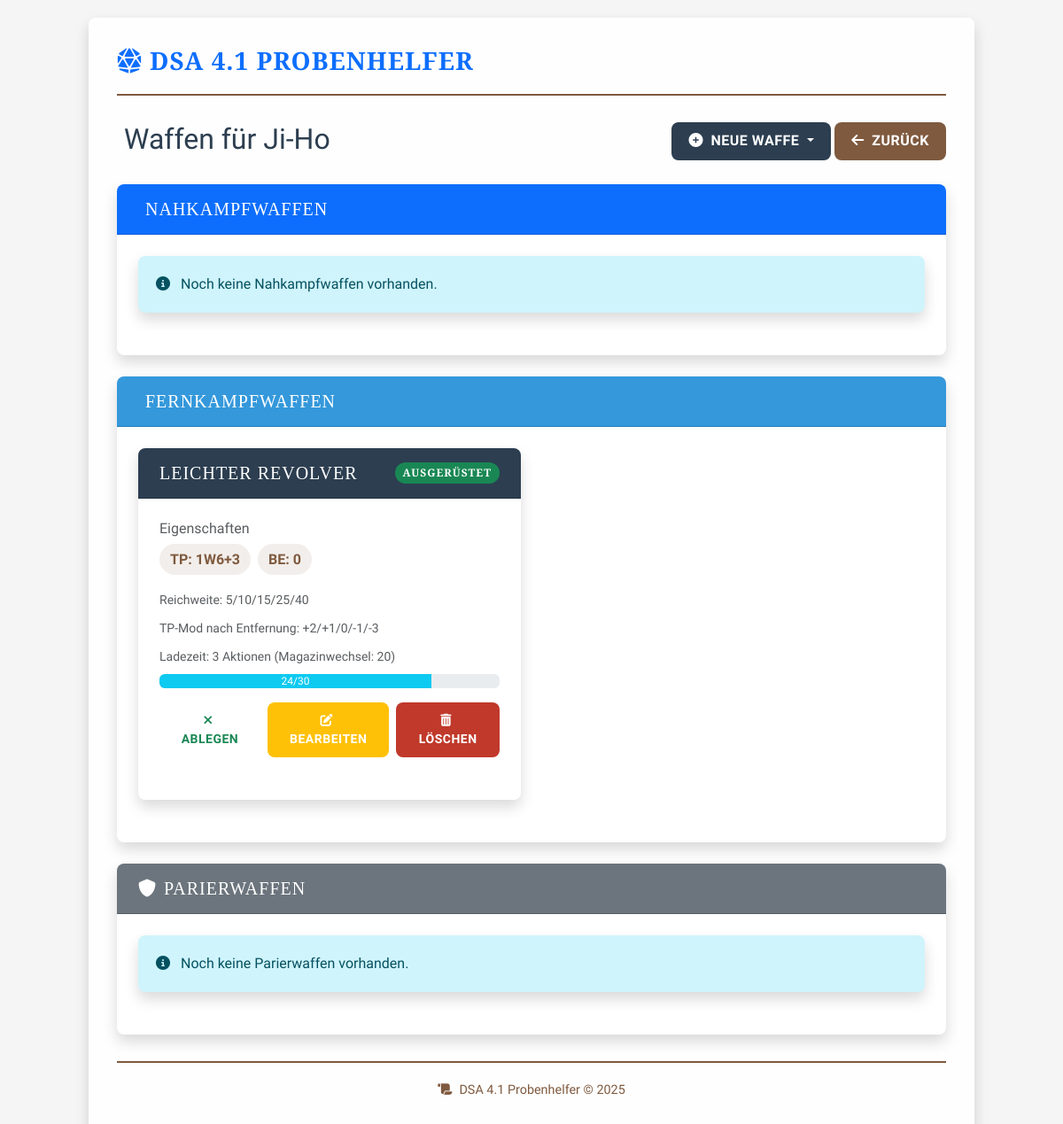
Screenshot of /character/1/weapons with the database file from the repository.
### app.py (models this page shows, shortened)
class Character(db.Model):
    id = db.Column(db.Integer, primary_key=True)
    name = db.Column(db.String(100), nullable=False)
    lp = db.Column(db.Integer, nullable=False)
    ap = db.Column(db.Integer, nullable=False)
    op = db.Column(db.Integer, nullable=False)
    chi = db.Column(db.Integer, nullable=False, default=0)  # Neue Spalte für Chi-Punkte
    rs_wert = db.Column(db.Integer, nullable=False)
    pa_basis = db.Column(db.Integer, nullable=False)
    at_basis = db.Column(db.Integer, nullable=False)
    wundschwelle = db.Column(db.Integer, nullable=False)
    damage = db.Column(db.Integer, nullable=False)
    wunden = db.Column(db.Integer, nullable=False)
    initiative = db.Column(db.Integer, nullable=False)
    mut = db.Column(db.Integer, nullable=False)
    klugheit = db.Column(db.Integer, nullable=False)
    intuition = db.Column(db.Integer, nullable=False)
    charisma = db.Column(db.Integer, nullable=False)
    fingerfertigkeit = db.Column(db.Integer, nullable=False)
    gewandtheit = db.Column(db.Integer, nullable=False)
    konstitution = db.Column(db.Integer, nullable=False)
    koerperkraft = db.Column(db.Integer, nullable=False)
    be = db.Column(db.Integer, default=0)
    talente = db.relationship('Talent', backref='character', lazy=True, cascade="all, delete-orphan")
    melee_weapons = db.relationship('MeleeWeapon', backref='character', lazy=True, cascade="all, delete-orphan")
    ranged_weapons = db.relationship('RangedWeapon', backref='character', lazy=True, cascade="all, delete-orphan")
    parry_weapons = db.relationship('ParryWeapon', backref='character', lazy=True, cascade="all, delete-orphan")

class Weapon(db.Model):
    __abstract__ = True
    id = db.Column(db.Integer, primary_key=True)
    name = db.Column(db.String(100), nullable=False)
    character_id = db.Column(db.Integer, db.ForeignKey('character.id'), nullable=False)
    equipped = db.Column(db.Boolean, default=False)

class RangedWeapon(Weapon):
    __tablename__ = 'ranged_weapon'
    be = db.Column(db.Integer, default=0)  # Behinderung
    tp = db.Column(db.String(20), nullable=False)  # z.B. "1W6+4"
    reichweite = db.Column(db.String(50), nullable=False)  # z.B. "5/10/15/25/40"
    tp_mod_entfernung = db.Column(db.String(50), nullable=False)  # z.B. "+2/+1/0/-1/-3"
    ladezeit_einzeln = db.Column(db.Integer, default=1)  # Ladezeit innerhalb eines Magazins
    ladezeit_magazin = db.Column(db.Integer, nullable=True)  # Ladezeit für Magazinwechsel, NULL wenn kein Magazin
    munition_aktuell = db.Column(db.Integer, default=0)  # Aktuelle Munition
    munition_max = db.Column(db.Integer, default=0)  # Maximale Munition

### app.py (the view)
@app.route('/character/<int:character_id>/weapons')
def character_weapons(character_id):
    character = db.session.get(Character, character_id)
    if character is None:
        abort(404)
    melee_weapons = MeleeWeapon.query.filter_by(character_id=character_id).all()
    ranged_weapons = RangedWeapon.query.filter_by(character_id=character_id).all()
    parry_weapons = ParryWeapon.query.filter_by(character_id=character_id).all()
    return render_template('weapons.html',
                           character=character,
                           melee_weapons=melee_weapons,
                           ranged_weapons=ranged_weapons,
                           parry_weapons=parry_weapons)

### templates/weapons.html (shortened to what this page needs)
{% extends "layout.html" %}
{% block content %}
<div class="row mb-4">
  <div class="col">
    <h2>Waffen für {{ character.name }}</h2>
  </div>
  <div class="col text-end">
    <div class="btn-group">
      <button class="btn btn-primary dropdown-toggle" type="button" id="dropdownMenuButton" data-bs-toggle="dropdown" aria-expanded="false">
        <i class="fas fa-plus-circle me-1"></i> Neue Waffe
      </button>
    </div>
    <a href="{{ url_for('index') }}" class="btn btn-secondary">
      <i class="fas fa-arrow-left me-1"></i> Zurück
    </a>
  </div>
</div>
<div class="card mb-4">
  <div class="card-header bg-primary text-white">
    <h5 class="mb-0">Nahkampfwaffen</h5>
  </div>
  <div class="card-body">
    {% if melee_weapons %}
      <div class="row">
        {% for weapon in melee_weapons %}
          <div class="col-md-6 mb-4">
            <div class="card h-100 {% if weapon.equipped %}border-success{% endif %}">
              <div class="card-header d-flex justify-content-between align-items-center">
                <h5 class="mb-0">{{ weapon.name }}</h5>
                {% if weapon.equipped %}
                  <span class="badge bg-success">Ausgerüstet</span>
                {% endif %}
              </div>
              <div class="card-body">
                <div class="mb-3">
                  <h6 class="text-muted mb-2">Eigenschaften</h6>
                  <div class="d-flex flex-wrap mb-2">
                    <span class="weapon-tag">TP: {{ weapon.tp }}</span>
                    <span class="weapon-tag">BE: {{ weapon.be }}</span>
                    <span class="weapon-tag">INI: {{ weapon.ini_mod }}</span>
                    <span class="weapon-tag">AT: {{ weapon.at_mod }}</span>
                    <span class="weapon-tag">PA: {{ weapon.pa_mod }}</span>
                  </div>
                  {% if weapon.tp_kk_schwelle > 0 %}
                    <div class="mb-2">
                      <small class="text-muted">TP-Bonus ab KK {{ weapon.tp_kk_schwelle }} (+1 alle {{ weapon.tp_kk_schritt }} Punkte)</small>
                    </div>
                  {% endif %}
                </div>
                <div class="d-flex justify-content-end">
                  <a href="{{ url_for('toggle_equip_melee', weapon_id=weapon.id) }}" class="btn {% if weapon.equipped %}btn-outline-success{% else %}btn-success{% endif %} btn-sm me-2">
                    <i class="fas {% if weapon.equipped %}fa-times{% else %}fa-check{% endif %} me-1"></i>
                    {% if weapon.equipped %}Ablegen{% else %}Ausrüsten{% endif %}
                  </a>
                  <a href="{{ url_for('edit_melee_weapon', weapon_id=weapon.id) }}" class="btn btn-warning btn-sm text-white me-2">
                    <i class="fas fa-edit me-1"></i> Bearbeiten
                  </a>
                  <a href="{{ url_for('delete_melee_weapon', weapon_id=weapon.id) }}" class="btn btn-danger btn-sm" onclick="return confirm('Waffe wirklich löschen?')">
                    <i class="fas fa-trash-alt me-1"></i> Löschen
                  </a>
                </div>
              </div>
            </div>
          </div>
        {% endfor %}
      </div>
    {% else %}
      <div class="alert alert-info">
        <i class="fas fa-info-circle me-2"></i> Noch keine Nahkampfwaffen vorhanden.
      </div>
    {% endif %}
  </div>
</div>
<div class="card mb-4">
  <div class="card-header bg-info text-white">
    <h5 class="mb-0">Fernkampfwaffen</h5>
  </div>
  <div class="card-body">
    {% if ranged_weapons %}
      <div class="row">
        {% for weapon in ranged_weapons %}
          <div class="col-md-6 mb-4">
            <div class="card h-100 {% if weapon.equipped %}border-success{% endif %}">
              <div class="card-header d-flex justify-content-between align-items-center">
                <h5 class="mb-0">{{ weapon.name }}</h5>
                {% if weapon.equipped %}
                  <span class="badge bg-success">Ausgerüstet</span>
                {% endif %}
              </div>
              <div class="card-body">
                <div class="mb-3">
                  <h6 class="text-muted mb-2">Eigenschaften</h6>
                  <div class="d-flex flex-wrap mb-2">
                    <span class="weapon-tag">TP: {{ weapon.tp }}</span>
                    <span class="weapon-tag">BE: {{ weapon.be }}</span>
                  </div>
                  <div class="mb-2">
                    <small class="text-muted">Reichweite: {{ weapon.reichweite }}</small>
                  </div>
                  <div class="mb-2">
                    <small class="text-muted">TP-Mod nach Entfernung: {{ weapon.tp_mod_entfernung }}</small>
                  </div>
                  <div class="mb-2">
                    <small class="text-muted">Ladezeit: {{ weapon.ladezeit_einzeln }} Aktionen
                    {% if weapon.ladezeit_magazin is not none %}
                      (Magazinwechsel: {{ weapon.ladezeit_magazin }})
                    {% endif %}
                    </small>
                  </div>
                  <div class="mb-2">
                    <div class="progress">
                      {% set percent = (weapon.munition_aktuell / weapon.munition_max * 100) if weapon.munition_max > 0 else 0 %}
                      <div class="progress-bar bg-info" role="progressbar" style="width: {{ percent }}%"
                           aria-valuenow="{{ weapon.munition_aktuell }}" aria-valuemin="0" aria-valuemax="{{ weapon.munition_max }}">
                        {{ weapon.munition_aktuell }}/{{ weapon.munition_max }}
                      </div>
                    </div>
                  </div>
                </div>
                <div class="d-flex justify-content-end">
                  <a href="{{ url_for('toggle_equip_ranged', weapon_id=weapon.id) }}" class="btn {% if weapon.equipped %}btn-outline-success{% else %}btn-success{% endif %} btn-sm me-2">
                    <i class="fas {% if weapon.equipped %}fa-times{% else %}fa-check{% endif %} me-1"></i>
                    {% if weapon.equipped %}Ablegen{% else %}Ausrüsten{% endif %}
                  </a>
                  <a href="{{ url_for('edit_ranged_weapon', weapon_id=weapon.id) }}" class="btn btn-warning btn-sm text-white me-2">
                    <i class="fas fa-edit me-1"></i> Bearbeiten
                  </a>
                  <a href="{{ url_for('delete_ranged_weapon', weapon_id=weapon.id) }}" class="btn btn-danger btn-sm" onclick="return confirm('Waffe wirklich löschen?')">
                    <i class="fas fa-trash-alt me-1"></i> Löschen
                  </a>
                </div>
              </div>
            </div>
          </div>
        {% endfor %}
      </div>
    {% else %}
      <div class="alert alert-info">
        <i class="fas fa-info-circle me-2"></i> Noch keine Fernkampfwaffen vorhanden.
      </div>
    {% endif %}
  </div>
</div>
<div class="card mb-4">
  <div class="card-header bg-secondary text-white">
    <h5 class="mb-0"><i class="fas fa-shield me-2"></i>Parierwaffen</h5>
  </div>
  <div class="card-body">
    {% if parry_weapons %}
      <div class="row">
        {% for weapon in parry_weapons %}
          <div class="col-md-6 mb-4">
            <div class="card h-100 {% if weapon.equipped %}border-success{% endif %}">
              <div class="card-header d-flex justify-content-between align-items-center">
                <h5 class="mb-0">{{ weapon.name }}</h5>
                {% if weapon.equipped %}
                  <span class="badge bg-success">Ausgerüstet</span>
                {% endif %}
              </div>
              <div class="card-body">
                <div class="mb-3">
                  <h6 class="text-muted mb-2">Eigenschaften</h6>
                  <div class="d-flex flex-wrap mb-2">
                    <span class="weapon-tag">INI: {{ weapon.ini_mod }}</span>
                    <span class="weapon-tag">AT: {{ weapon.at_mod }}</span>
                    <span class="weapon-tag">PA: {{ weapon.pa_mod }}</span>
                  </div>
                </div>
                <div class="d-flex justify-content-end">
                  <a href="{{ url_for('toggle_equip_parry', weapon_id=weapon.id) }}" class="btn {% if weapon.equipped %}btn-outline-success{% else %}btn-success{% endif %} btn-sm me-2">
                    <i class="fas {% if weapon.equipped %}fa-times{% else %}fa-check{% endif %} me-1"></i>
                    {% if weapon.equipped %}Ablegen{% else %}Ausrüsten{% endif %}
                  </a>
                  <a href="{{ url_for('edit_parry_weapon', weapon_id=weapon.id) }}" class="btn btn-warning btn-sm text-white me-2">
                    <i class="fas fa-edit me-1"></i> Bearbeiten
                  </a>
                  <a href="{{ url_for('delete_parry_weapon', weapon_id=weapon.id) }}" class="btn btn-danger btn-sm" onclick="return confirm('Waffe wirklich löschen?')">
                    <i class="fas fa-trash-alt me-1"></i> Löschen
                  </a>
                </div>
              </div>
            </div>
          </div>
        {% endfor %}
      </div>
    {% else %}
      <div class="alert alert-info">
        <i class="fas fa-info-circle me-2"></i> Noch keine Parierwaffen vorhanden.
      </div>
    {% endif %}
  </div>
</div>
{% endblock %}

### templates/layout.html (style rules this page uses)
:root { --primary-color: #2c3e50; --secondary-color: #7f5a3f; --accent-color: #c0392b; --success-color: #27ae60; --danger-color: #c0392b; --info-color: #3498db; --dark-color: #1a1a1a; --light-color: #f8f9fa; --border-radius: 0.5rem; --card-shadow: 0 0.5rem 1rem rgba(0, 0, 0, 0.15); --transition-speed: 0.3s; }
body { font-family: 'Raleway', sans-serif; color: var(--primary-color); background-color: #f5f5f5; background-image: url('https://www.transparenttextures.com/patterns/parchment.png'); padding-top: 20px; padding-bottom: 20px; }
.btn { transition: all var(--transition-speed); border-radius: var(--border-radius); font-weight: 600; text-transform: uppercase; letter-spacing: 0.5px; padding: 0.6rem 1.2rem; border: none; }
.btn-primary { background-color: var(--primary-color); }
.btn-secondary { background-color: var(--secondary-color); }
.btn-danger { background-color: var(--danger-color); }
.card { border: none; border-radius: var(--border-radius); overflow: hidden; box-shadow: var(--card-shadow); transition: all var(--transition-speed); margin-bottom: 1.5rem; }
.card-header { background-color: var(--primary-color); color: white; font-family: 'Cinzel', serif; font-weight: 700; text-transform: uppercase; letter-spacing: 1px; padding: 1rem 1.5rem; }
.card-header.bg-info { background-color: var(--info-color) !important; }
.card-body { padding: 1.5rem; }
.alert { border: none; border-radius: var(--border-radius); box-shadow: var(--card-shadow); padding: 1.25rem; margin-bottom: 1.5rem; }
.badge { padding: 0.5em 0.75em; font-weight: 600; border-radius: 50rem; }

### templates/weapons.html (style rules this page uses)
.weapon-tag { display: inline-block; padding: 0.35rem 0.75rem; background-color: rgba(124, 90, 63, 0.1); color: var(--secondary-color); border-radius: 50rem; font-weight: 600; margin-right: 0.5rem; margin-bottom: 0.5rem; }

### rows the page displays
Character: name "Ji-Ho"
RangedWeapon: name "LEICHTER REVOLVER", equipped "AUSGERÜSTET", tp "1W6+3", be "0", reichweite "5/10/15/25/40", tp_mod_entfernung "+2/+1/0/-1/-3", ladezeit_einzeln "3", ladezeit_magazin "20", munition_aktuell "24", munition_max "30"
